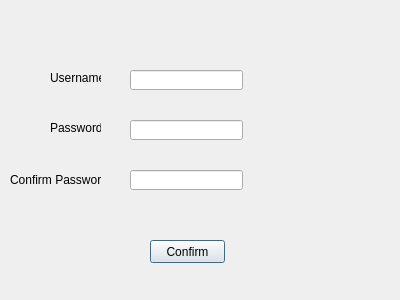
<?xml version="1.0" encoding="UTF-8"?>
<ui version="4.0">
 <class>RegistrationUI</class>
 <widget class="QDialog" name="RegistrationUI">
  <property name="geometry">
   <rect>
    <x>0</x>
    <y>0</y>
    <width>400</width>
    <height>300</height>
   </rect>
  </property>
  <property name="windowTitle">
   <string>Dialog</string>
  </property>
  <widget class="QLineEdit" name="uiLineUsername">
   <property name="geometry">
    <rect>
     <x>130</x>
     <y>70</y>
     <width>113</width>
     <height>20</height>
    </rect>
   </property>
  </widget>
  <widget class="QLineEdit" name="uiLinePassword1">
   <property name="geometry">
    <rect>
     <x>130</x>
     <y>120</y>
     <width>113</width>
     <height>20</height>
    </rect>
   </property>
   <property name="echoMode">
    <enum>QLineEdit::Password</enum>
   </property>
  </widget>
  <widget class="QLineEdit" name="uiLinePassword2">
   <property name="geometry">
    <rect>
     <x>130</x>
     <y>170</y>
     <width>113</width>
     <height>20</height>
    </rect>
   </property>
   <property name="echoMode">
    <enum>QLineEdit::Password</enum>
   </property>
  </widget>
  <widget class="QPushButton" name="uiButtonConfirm">
   <property name="geometry">
    <rect>
     <x>150</x>
     <y>240</y>
     <width>75</width>
     <height>23</height>
    </rect>
   </property>
   <property name="text">
    <string>Confirm</string>
   </property>
  </widget>
  <widget class="QLabel" name="uiLabelUsername">
   <property name="geometry">
    <rect>
     <x>50</x>
     <y>70</y>
     <width>51</width>
     <height>16</height>
    </rect>
   </property>
   <property name="text">
    <string>Username</string>
   </property>
  </widget>
  <widget class="QLabel" name="uiLabelPassword1">
   <property name="geometry">
    <rect>
     <x>50</x>
     <y>120</y>
     <width>51</width>
     <height>16</height>
    </rect>
   </property>
   <property name="text">
    <string>Password</string>
   </property>
  </widget>
  <widget class="QLabel" name="uiLabelPassword2">
   <property name="geometry">
    <rect>
     <x>10</x>
     <y>170</y>
     <width>91</width>
     <height>20</height>
    </rect>
   </property>
   <property name="text">
    <string>Confirm Password</string>
   </property>
  </widget>
 </widget>
 <resources/>
 <connections/>
</ui>
